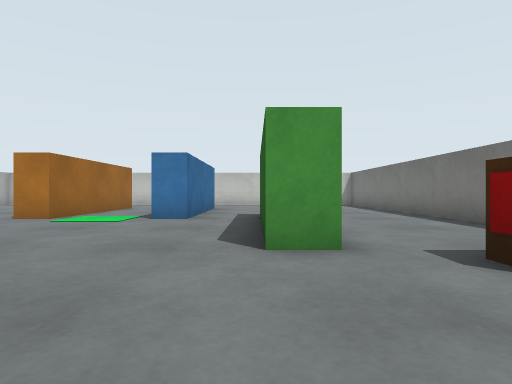
View 1 (above)

16 first-person views from a walk through a Gazebo world. The camera is 0.61 m above the floor, looks level and sees 75° across. The floor is counted in squares, 1 m on a side. Each view is taken from the middle of a square. On the plan, view 1 faces up. The plan holds only what a view shows up to about 10 squares ahead; the rest is blank. The place goes on beyond the plan. Robots are left out.

View 2
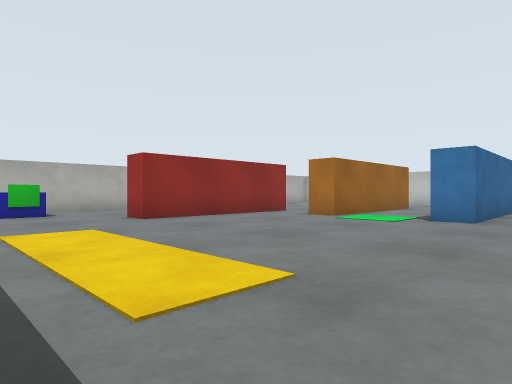

View 3
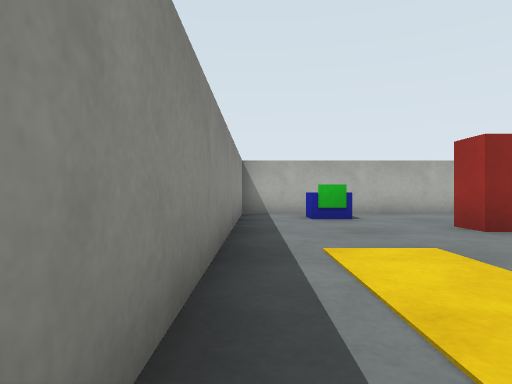

View 4
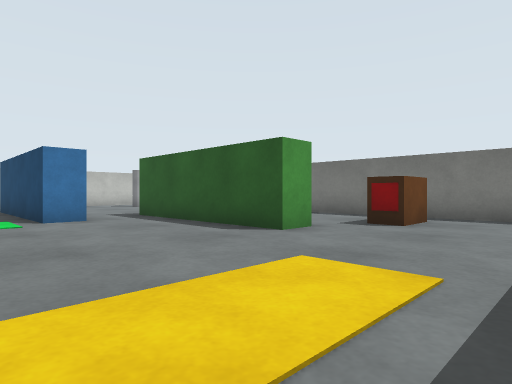

View 5
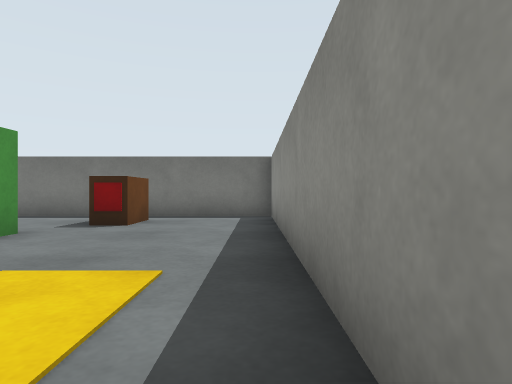

View 6
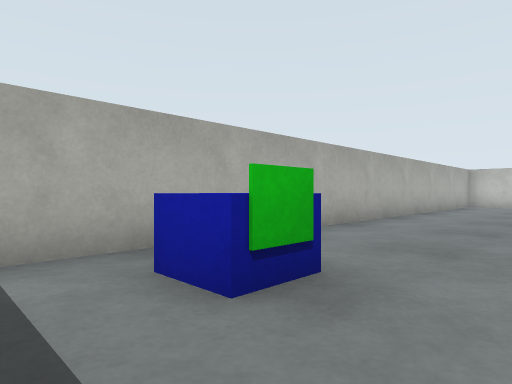

View 7
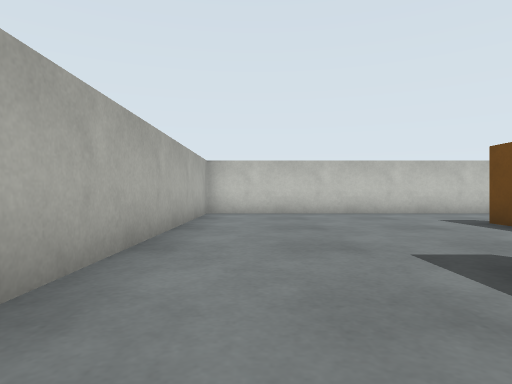

View 8
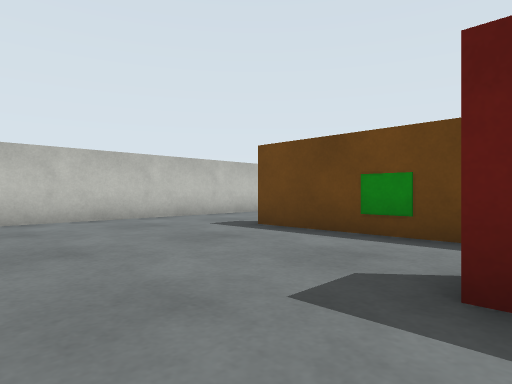

View 9
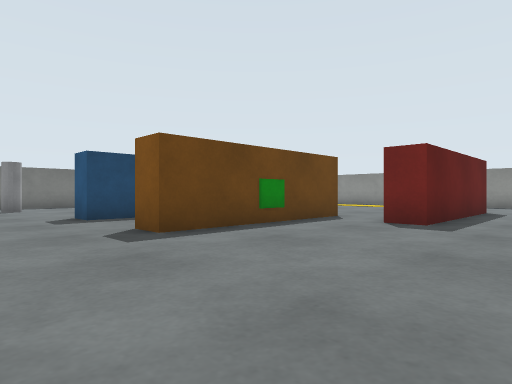

View 10
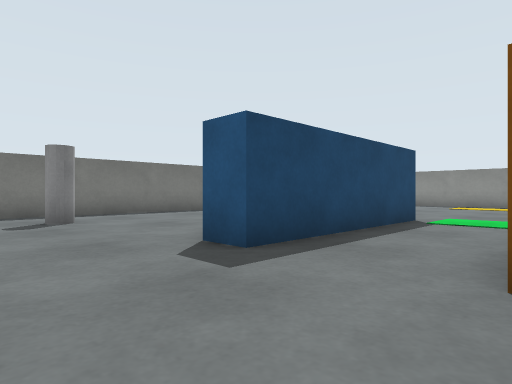

View 11
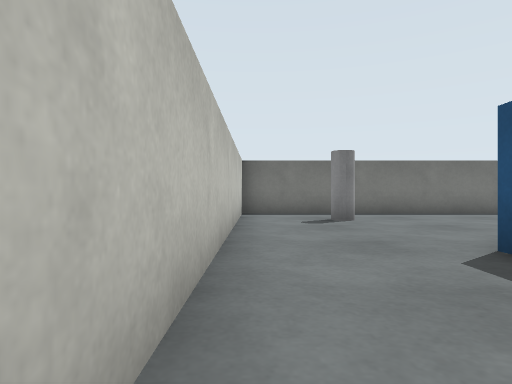

View 12
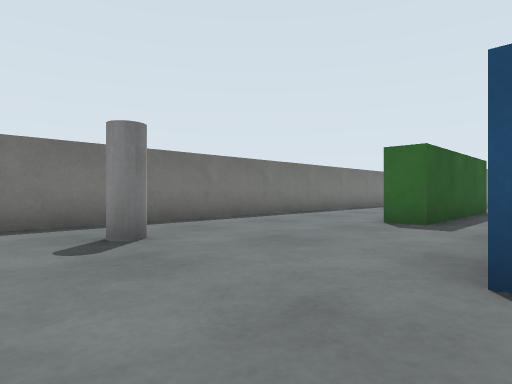

View 13
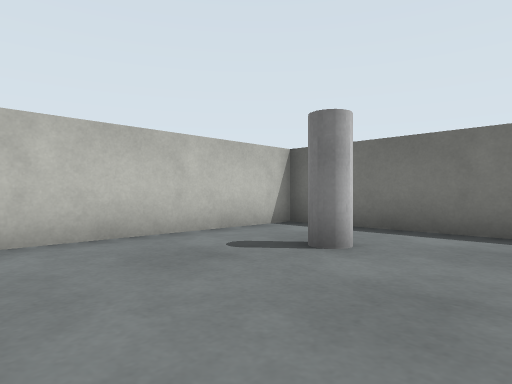

View 14
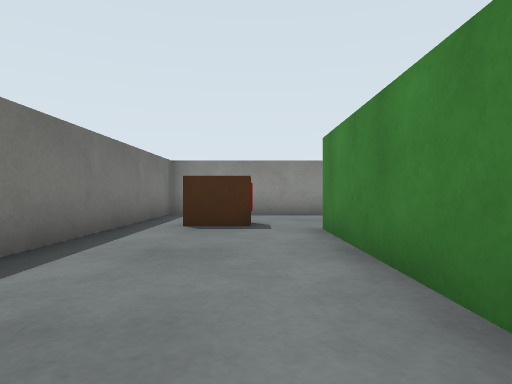

View 15
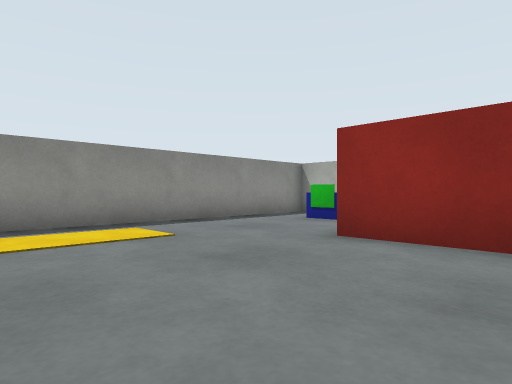

View 16
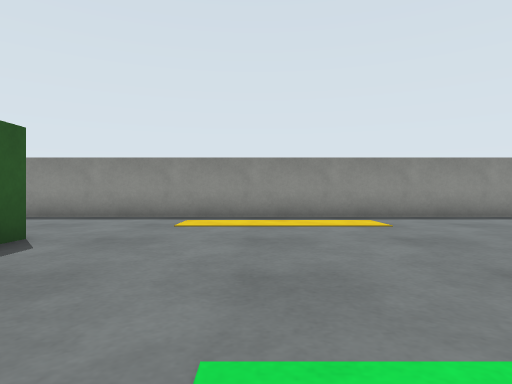

### Floor plan
Ten units are one square. View 1 is at (0, 0); x grows to the right and y downward. Boxes are objects, and circles mark ways between rooms. Rooms are numbered by the first view taken in them; rooms with no view inside come last. Other rooms are left out.
<svg viewBox="-119 -159 168 169">
<path fill="none" stroke="#000" d="M-46 -94 -46 -75 -54 -75 -54 -125 -46 -125M-24 -105 -24 -125 -15 -125M-71 -71 -71 -35 -79 -35 -79 -85 -70 -85M-15 -118 -15 -75 -24 -75 -24 -95M9 -76 9 -35 1 -35 1 -85 10 -85M-109 4 44 4 44 -154 -114 -154 -114 5M-24 -95 -24 -105"/>
<rect x="-105" y="-25" width="10" height="20" fill="#bbb"><title>blue box</title></rect>
<rect x="-95" y="-25" width="10" height="10" fill="#bbb"><title>cabinet</title></rect>
<rect x="-55" y="-105" width="10" height="10" fill="#bbb"><title>green box</title></rect>
<rect x="15" y="-35" width="10" height="10" fill="#bbb"><title>red box</title></rect>
<rect x="15" y="-135" width="10" height="10" fill="#bbb"><title>pillar</title></rect>
<rect x="25" y="-35" width="10" height="10" fill="#bbb"><title>brown box</title></rect>
<circle cx="-35" cy="-115" r="3" fill="#2a7"/>
<circle cx="-35" cy="-85" r="3" fill="#2a7"/>
<text x="-40" y="-80">1</text>
<text x="-40" y="-100">2</text>
</svg>
Room 1 opens to room 2.

Where each view was taken, in squares from view 1:
view 1: 0 up, 0 right, facing up
view 2: 0 up, 0 right, facing up-left
view 3: 0 up, 2 left, facing left
view 4: 0 up, 4 left, facing up-right
view 5: 0 up, 4 left, facing right
view 6: 0 up, 8 left, facing up-left
view 7: 6 up, 10 left, facing up
view 8: 8 up, 10 left, facing up-right
view 9: 15 up, 10 left, facing down-right
view 10: 15 up, 5 left, facing down-right
view 11: 15 up, 5 left, facing right
view 12: 15 up, 2 left, facing down-right
view 13: 11 up, 1 left, facing up-right
view 14: 9 up, 2 right, facing down
view 15: 6 up, 3 left, facing down-left
view 16: 8 up, 3 left, facing down
